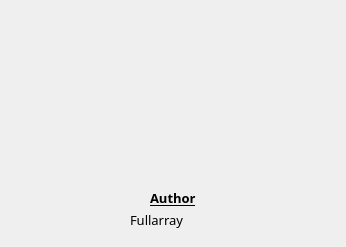
<?xml version="1.0" encoding="UTF-8"?>
<ui version="4.0">
 <class>FormAboutThisProgram</class>
 <widget class="QWidget" name="FormAboutThisProgram">
  <property name="geometry">
   <rect>
    <x>0</x>
    <y>0</y>
    <width>346</width>
    <height>247</height>
   </rect>
  </property>
  <property name="windowTitle">
   <string>About: Cryptographic Chat</string>
  </property>
  <widget class="QLabel" name="label">
   <property name="geometry">
    <rect>
     <x>150</x>
     <y>190</y>
     <width>61</width>
     <height>16</height>
    </rect>
   </property>
   <property name="font">
    <font>
     <family>Segoe UI Semibold</family>
     <pointsize>10</pointsize>
     <weight>75</weight>
     <bold>true</bold>
     <underline>true</underline>
    </font>
   </property>
   <property name="text">
    <string>Author</string>
   </property>
  </widget>
  <widget class="QLabel" name="label_2">
   <property name="geometry">
    <rect>
     <x>130</x>
     <y>210</y>
     <width>121</width>
     <height>20</height>
    </rect>
   </property>
   <property name="font">
    <font>
     <family>Segoe UI Light</family>
     <pointsize>10</pointsize>
    </font>
   </property>
   <property name="text">
    <string>Fullarray</string>
   </property>
  </widget>
 </widget>
 <resources/>
 <connections/>
</ui>
